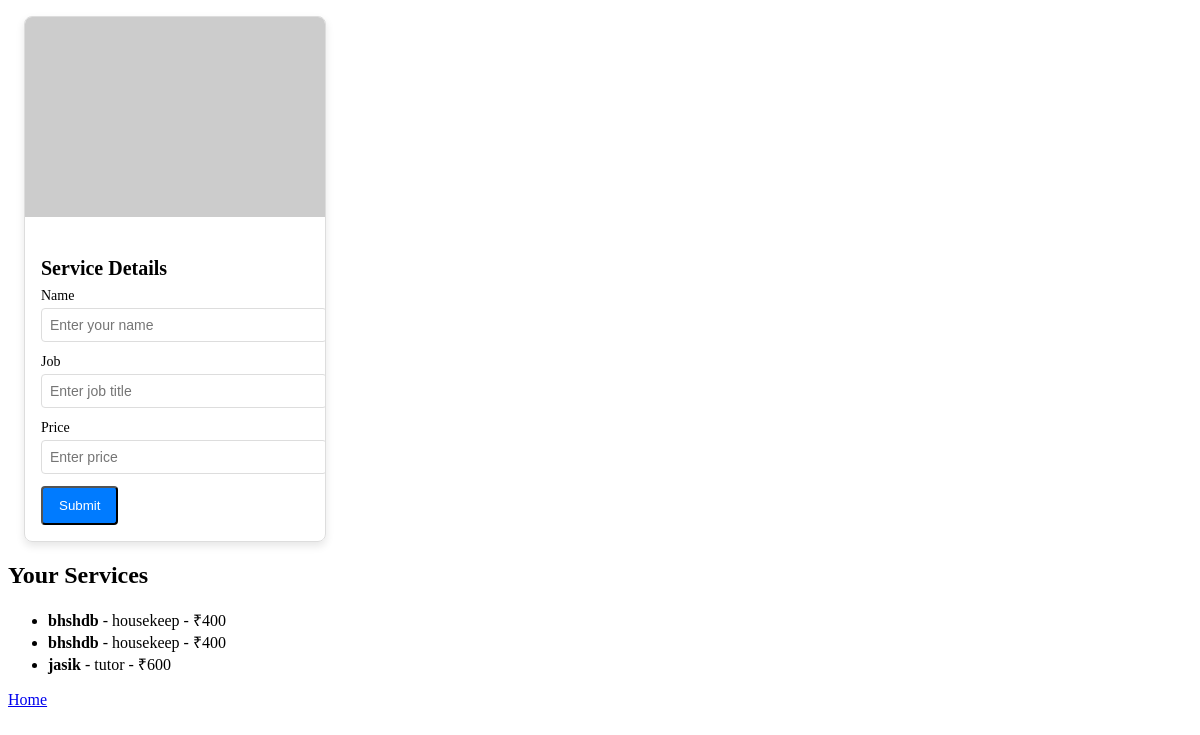
/profile/ (signed in), run on the app's committed database.
### webapp/models.py (models this page shows, shortened)
class Service(models.Model):
    user = models.ForeignKey(signindb, on_delete=models.CASCADE, null=True)  # Link to signindb
    name = models.CharField(max_length=100)
    job = models.CharField(max_length=100)
    price = models.IntegerField()

### webapp/views.py (the view)
# urls.py: path('profile/', views.profile_page, name='profile'),
def profile_page(request):
    if 'username' in request.session:  # Check if user is logged in
        current_user = signindb.objects.get(username=request.session['username'])
        user_services = Service.objects.filter(user=current_user)   # Correct association
        return render(request, 'profile.html', {'services': user_services})

### webapp/templates/profile.html (shortened to what this page needs)
<!DOCTYPE html>
<html lang="en">
<head>
</head>
<body>
    <div class="card">
        <img src="https://via.placeholder.com/300x200" alt="Card Image">
        <div class="card-body">
            <h3 class="card-title">Service Details</h3>
            <form method="POST" action="{% url 'service_view' %}">
                <div class="form-group">
                    <label for="name">Name</label>
                    <input type="text" id="name" name="name" placeholder="Enter your name" required>
                </div>
                <div class="form-group">
                    <label for="job">Job</label>
                    <input type="text" id="job" name="job" placeholder="Enter job title" required>
                </div>
                <div class="form-group">
                    <label for="price">Price</label>
                    <input type="number" id="price" name="price" placeholder="Enter price" required>
                </div>
                <button type="submit" class="card-button">Submit</button>
                  </form>
        </div>
    </div>
 <h2>Your Services</h2>
    <ul>
        {% for service in services %}
            <li>
                <strong>{{ service.name }}</strong> - {{ service.job }} - ₹{{ service.price }}
            </li>
        {% empty %}
            <li>You have not posted any services.</li>
        {% endfor %}
    </ul>
<a href="{% url 'home1' %}" class="btn">Home</a>
</body>
</html>

### webapp/templates/profile.html (style rules this page uses)
.card { width: 300px; border: 1px solid #ddd; border-radius: 8px; box-shadow: 0 4px 8px rgba(0, 0, 0, 0.1); overflow: hidden; margin: 16px; }
.card img { width: 100%; height: 200px; object-fit: cover; }
.card-body { padding: 16px; }
.card-title { font-size: 20px; margin-bottom: 8px; }
.form-group { margin-bottom: 12px; }
.form-group label { display: block; font-size: 14px; margin-bottom: 4px; }
.form-group input { width: 100%; padding: 8px; border: 1px solid #ddd; border-radius: 4px; font-size: 14px; }
.card-button { display: inline-block; padding: 10px 16px; background-color: #007bff; color: white; text-decoration: none; border-radius: 4px; text-align: center; display: block; margin-top: 12px; }

### data on the page
Service: name "bhshdb", job "housekeep", price "400"
Service: name "bhshdb", job "housekeep", price "400"
Service: name "jasik", job "tutor", price "600"
